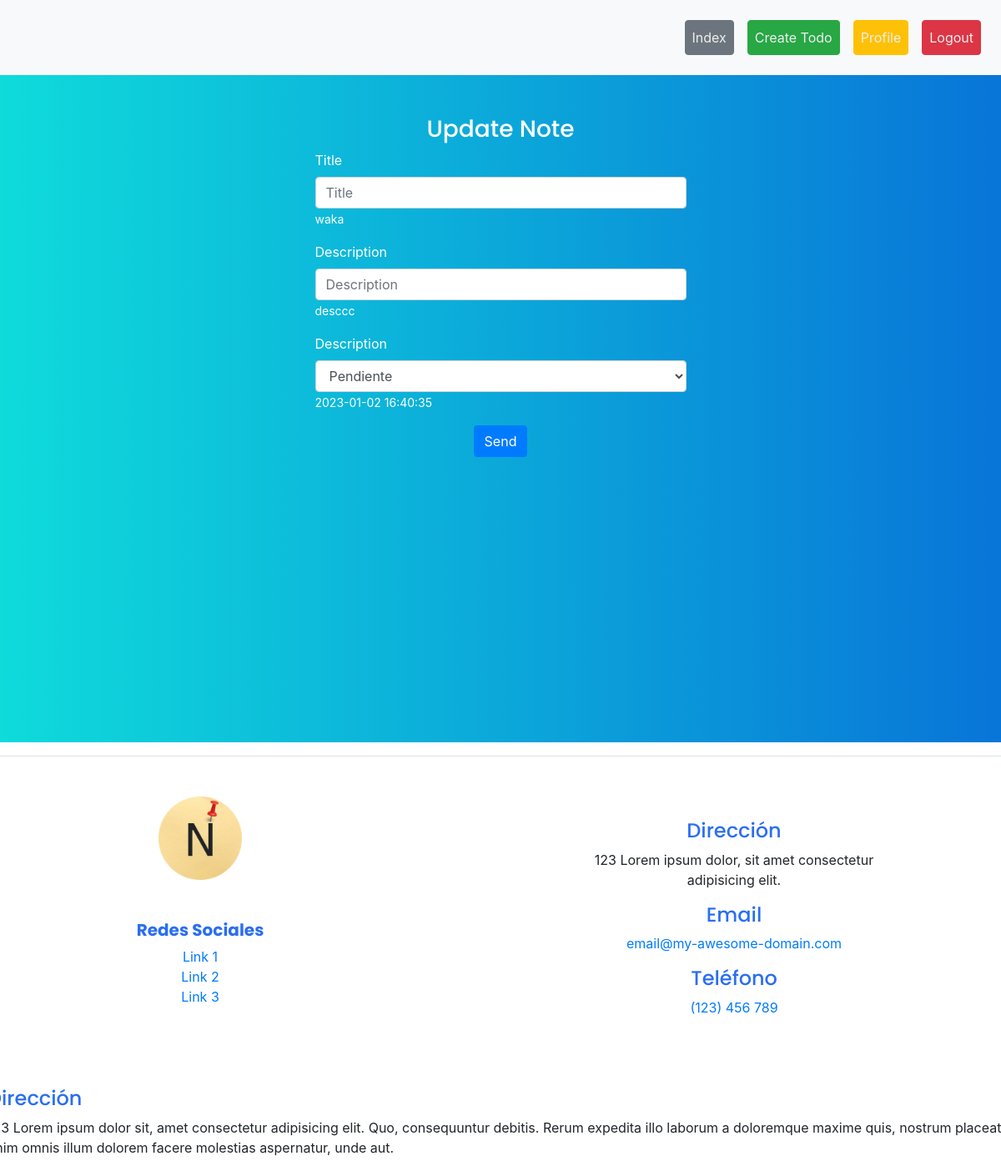
The app's page /update/1 (signed in), older data.
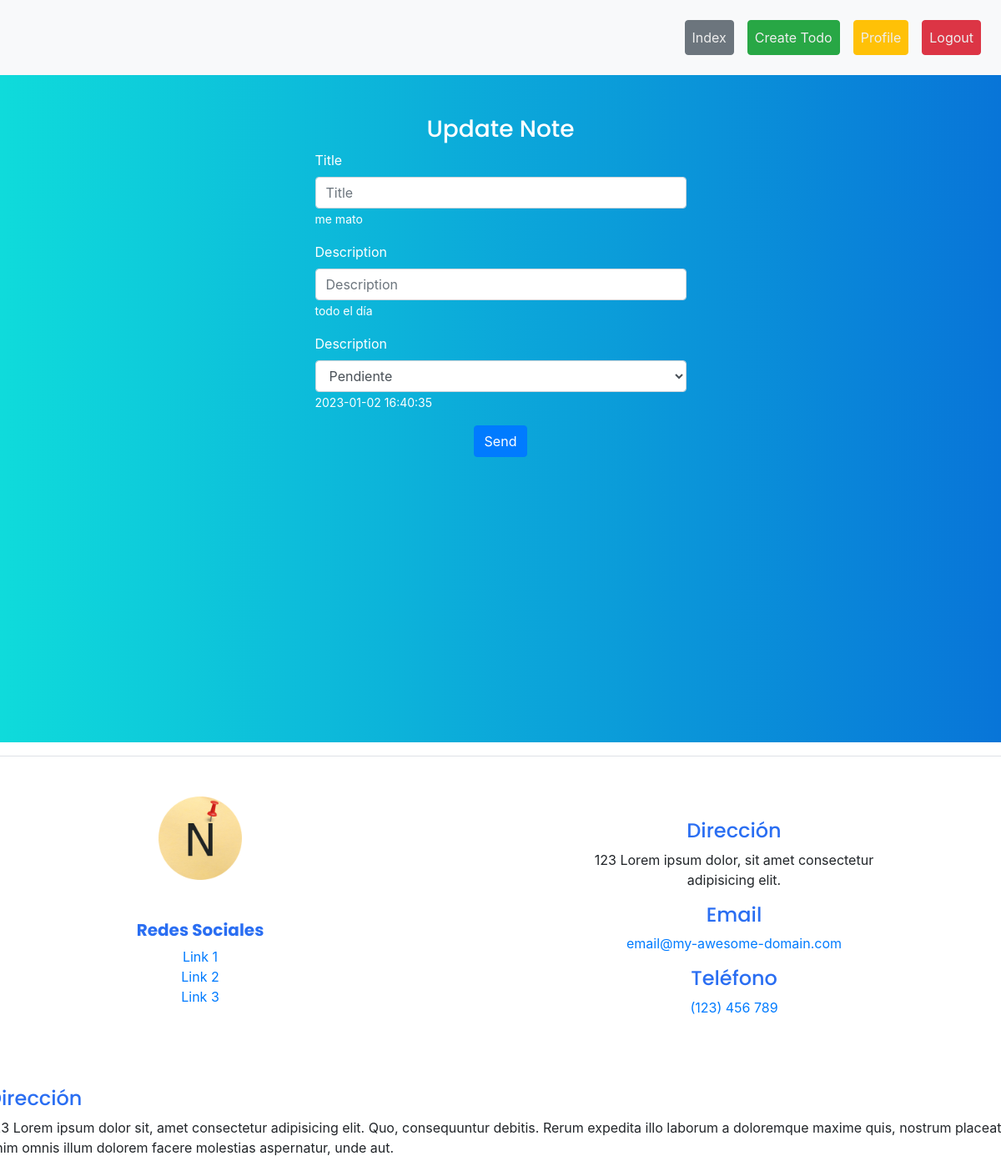
The same page, newer data.
### tables this page shows
CREATE TABLE todos (
            Id INTEGER PRIMARY KEY AUTOINCREMENT,
            Title TEXT,
            Description TEXT,
            Done INTEGER,
            CreateAt DATETIME DEFAULT CURRENT_TIMESTAMP,
            ModifiedAt DATETIME DEFAULT CURRENT_TIMESTAMP,
            DueDate DATETIME DEFAULT CURRENT_TIMESTAMP,
            UserId INTEGER,
            FOREIGN KEY(UserId) REFERENCES users(Id)
            );

### routes.py (the view, shortened to what this page needs)
@app.route("/update/<int:id>", methods=["GET", "POST"])
def update_todo(id):
    if request.method == 'GET':
        todo = read_todo_by_id(db_name, todos_table, id)
        return render_template("update_todo.html", todo=todo, logged_in = session['logged_in'])
    return f"Update {id}"

### utils.py (called while the page is built)
def read_todo_by_id(db_name : str, db_table : str, id: int):
    query = f"SELECT * FROM {db_table} WHERE id = {id}"
    response = send_query_with_response(db_name, query)
    return response

def connect_database(db_name : str):
    connection = sql.connect(db_name)
    cursor =  connection.cursor() # cursor
    return connection, cursor

def send_query_with_response(db_name : str, query : str, isAll : bool = False):
    try:
        con, c = connect_database(db_name)
        c.execute(query)
        if isAll:
            question = c.fetchall()
        else:
            question = c.fetchone()
        con.commit() # apply changes
        return question
    except con.Error as err: # if error
        return err
    finally:
        con.close() # close the connection

### templates/update_todo.html (shortened to what this page needs)
{% extends 'base.html' %}
{% block main %}
<section id="create_todo" class="bg-gradient-blue py-5 d-flex align-items-start">
    <div class="col-6 mx-auto">
        <h2 class="text-center">Update Note</h2>
        <div class="container col-10 mx-auto justify-content-center">
            <form action="{{ url_for('update_todo', id=todo[0]) }}" method="post">
                <div class="form-group">
                    <label for="title">Title</label>
                    <input type="text" class="form-control" id="title" name="title" placeholder="Title">
                    <p><small>{{ todo[1] }}</small></p>
                </div>
                <div class="form-group">
                    <label for="description">Description</label>
                    <input type="text" class="form-control" id="description" name="description" placeholder="Description">
                    <p><small>{{ todo[2] }}</small></p>
                </div>
                <div class="form-group">
                    <label for="done">Description</label>
                    <select class="form-control" name="done" id="done">
                        <option value="0" selected>Pendiente</option>
                    </select>
                    <p><small>{{ todo[4] }}</small></p>
                </div>
                <div class="text-center">
                    <button type="submit" class="btn btn-primary mx-auto">Send</button>
                </div>
            </form>
        </div>
    </div>
</section>
{% endblock %}

### templates/base.html (shortened to what this page needs)
<!DOCTYPE html>
<html lang="en">
    <head>
        <link rel="stylesheet" type="text/css" href="{{url_for('static',filename='/css/bootstrap.min.css')}}">
        <link rel="stylesheet" type="text/css" href="{{url_for('static',filename='/css/styles.css')}}">
    </head>
    <body>
        {% include 'navbar.html' %}
        {% block main %}
        {% endblock %}
    </body>
    {% include 'footer.html' %}
</html>

### templates/navbar.html (shortened to what this page needs)
{% block navbar %}
<nav class="navbar navbar-expand-md navbar-light bg-light p-3">
    <div class="collapse navbar-collapse d-flex justify-content-end" id="navbar">
        <ul class="navbar-nav">
            <li class="nav-item m-2"><a class="nav-link btn btn-secondary" href="{{url_for('index')}}">Index</a></li>
            {% if logged_in %}
            <li class="nav-item m-2"><a class="nav-link btn btn-success" href="{{url_for('create_todo')}}">Create Todo</a></li>
            <li class="nav-item m-2"><a class="nav-link btn btn-warning" href="{{url_for('profile')}}">Profile</a></li>
            <li class="nav-item m-2"><a class="nav-link btn btn-danger" href="{{url_for('logout')}}">Logout</a></li>
            {% else %}
            <li class="nav-item m-2"><a class="nav-link btn btn-secondary" href="{{url_for('login')}}">Login</a></li>
            <li class="nav-item m-2"><a class="nav-link btn btn-primary" href="{{url_for('register')}}">Register</a></li>
            {% endif %}
        </ul>
    </div>
</nav>
{% endblock %}

### templates/footer.html
{% block footer %}
<footer class="border-top text-center d-flex align-items-center justify-content-between mx-auto mt-3 px-10 py-5">
    <div class="col-3 d-inline-block">
        <div class="row">
            <img class="d-inline-block mx-auto" src="{{ url_for('static', filename='imgs/logos/logo-circular-no-bg.png') }}" width="100" alt="logo">
        </div>
        <div class="my-5">
            <h3 class="fs-1-25">Redes Sociales</h4>
            <ul class="px-0 list-unstyled">
                <li><a href="#" target="_blank" rel="noopener">Link 1</a></li>
                <li><a href="#" target="_blank" rel="noopener">Link 2</a></li>
                <li><a href="#" target="_blank" rel="noopener">Link 3</a></li>
            </ul>
        </div>
    </div>
    <div class="col-5 d-inline-block">
        <div class="my-2">
            <h4>Dirección</h4>
            <p>123 Lorem ipsum dolor, sit amet consectetur adipisicing elit.</p>
        </div>
        <div class="my-2">
            <h4>Email</h4>
            <p><a href="#">email@my-awesome-domain.com</a></p>
        </div>
        <div class="my-2">
            <h4>Teléfono</h4>
            <p><a href="#">(123) 456 789</a></p>
        </div>
    </div>
</footer>
<div class="row">
    <h4>Dirección</h4>
    <p>123 Lorem ipsum dolor sit, amet consectetur adipisicing elit. Quo, consequuntur debitis. Rerum expedita illo laborum a doloremque maxime quis, nostrum placeat enim omnis illum dolorem facere molestias aspernatur, unde aut.</p>
</div>
{% endblock %}

### static/css/styles.css (style rules this page uses)
:root { --clr-yellow-primary: #FBC55C; --clr-yellow-secondary:#F4A64E; --clr-yellow-claro: #FFD29F; --clr-yellow-oscuro: #B16510; --clr-blue-secondary: #2A6EF2; --clr-blue-primary: #4452A7; --clr-blue-claro: #919BD8; --clr-blue-oscuro: #19267A; --clr-green-primary: #38AF68; --clr-turquoise: #0FDBDB; --clr-blue: #0875d8; --font-primary: 'Poppins', sans-serif; --font-secundary: 'Tomorrow', sans-serif; }
.px-10 { padding: 0 10vw; }
body, html { margin: 0; padding: 0; background-color: white; }
.fs-1-25 { font-size: 1.25rem; }
h2 { font-size: 1.75rem; }
h3, h4, h5, h6 { font-size: 1.5rem; color: var(--clr-blue-secondary); }
h3 { font-weight: 700; }
h1,h2,h3,h4,h5,h6 { font-family: var(--font-primary); }
.bg-gradient-blue { color:white; background: linear-gradient(to right, var(--clr-turquoise), var(--clr-blue)); height: 100vh; }
#navbar .nav-link { color: #eeeeee; }

Row changes from the older to the newer data that the page shows:
changed todos: Title "waka" → "me mato"; Description "desccc" → "todo el día"
